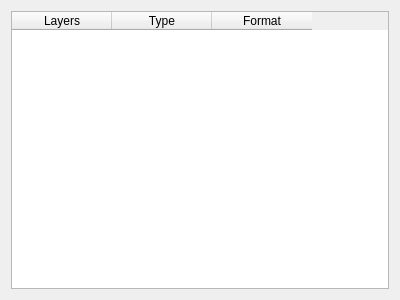
<?xml version="1.0" encoding="UTF-8"?>
<ui version="4.0">
 <class>Dialog</class>
 <widget class="QDialog" name="Dialog">
  <property name="geometry">
   <rect>
    <x>0</x>
    <y>0</y>
    <width>400</width>
    <height>300</height>
   </rect>
  </property>
  <property name="windowTitle">
   <string>Dialog</string>
  </property>
  <layout class="QGridLayout" name="gridLayout">
   <item row="0" column="0">
    <widget class="QTableWidget" name="tbl_layers">
     <property name="columnCount">
      <number>3</number>
     </property>
     <column>
      <property name="text">
       <string>Layers</string>
      </property>
     </column>
     <column>
      <property name="text">
       <string>Type</string>
      </property>
     </column>
     <column>
      <property name="text">
       <string>Format</string>
      </property>
     </column>
    </widget>
   </item>
  </layout>
 </widget>
 <resources/>
 <connections/>
</ui>
